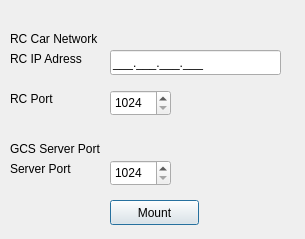
<?xml version="1.0" encoding="UTF-8"?>
<ui version="4.0">
 <class>NetworkConfig</class>
 <widget class="QDialog" name="NetworkConfig">
  <property name="geometry">
   <rect>
    <x>0</x>
    <y>0</y>
    <width>305</width>
    <height>239</height>
   </rect>
  </property>
  <property name="windowTitle">
   <string>Network Configuration Tool</string>
  </property>
  <widget class="QLabel" name="label">
   <property name="geometry">
    <rect>
     <x>10</x>
     <y>50</y>
     <width>101</width>
     <height>17</height>
    </rect>
   </property>
   <property name="text">
    <string>RC IP Adress</string>
   </property>
  </widget>
  <widget class="QLabel" name="label_2">
   <property name="geometry">
    <rect>
     <x>10</x>
     <y>90</y>
     <width>67</width>
     <height>17</height>
    </rect>
   </property>
   <property name="text">
    <string>RC Port</string>
   </property>
  </widget>
  <widget class="QLabel" name="label_3">
   <property name="geometry">
    <rect>
     <x>10</x>
     <y>30</y>
     <width>121</width>
     <height>17</height>
    </rect>
   </property>
   <property name="text">
    <string>RC Car Network</string>
   </property>
  </widget>
  <widget class="QLabel" name="label_4">
   <property name="geometry">
    <rect>
     <x>10</x>
     <y>140</y>
     <width>121</width>
     <height>17</height>
    </rect>
   </property>
   <property name="styleSheet">
    <string notr="true"/>
   </property>
   <property name="text">
    <string>GCS Server Port</string>
   </property>
  </widget>
  <widget class="QLabel" name="label_5">
   <property name="geometry">
    <rect>
     <x>10</x>
     <y>160</y>
     <width>81</width>
     <height>17</height>
    </rect>
   </property>
   <property name="text">
    <string>Server Port</string>
   </property>
  </widget>
  <widget class="QLineEdit" name="RCIPAddr">
   <property name="geometry">
    <rect>
     <x>110</x>
     <y>50</y>
     <width>171</width>
     <height>25</height>
    </rect>
   </property>
   <property name="inputMask">
    <string>000.000.000.000;_</string>
   </property>
   <property name="text">
    <string extracomment="If IP address isn't 3 digits, place value to the furestest right.">...</string>
   </property>
  </widget>
  <widget class="QSpinBox" name="RCPort">
   <property name="geometry">
    <rect>
     <x>110</x>
     <y>90</y>
     <width>61</width>
     <height>26</height>
    </rect>
   </property>
   <property name="minimum">
    <number>1024</number>
   </property>
   <property name="maximum">
    <number>65535</number>
   </property>
  </widget>
  <widget class="QSpinBox" name="ServerPort">
   <property name="geometry">
    <rect>
     <x>110</x>
     <y>160</y>
     <width>61</width>
     <height>26</height>
    </rect>
   </property>
   <property name="minimum">
    <number>1024</number>
   </property>
   <property name="maximum">
    <number>65535</number>
   </property>
  </widget>
  <widget class="QPushButton" name="mountConfigButton">
   <property name="geometry">
    <rect>
     <x>110</x>
     <y>200</y>
     <width>89</width>
     <height>25</height>
    </rect>
   </property>
   <property name="text">
    <string>Mount</string>
   </property>
  </widget>
 </widget>
 <resources/>
 <connections/>
</ui>
